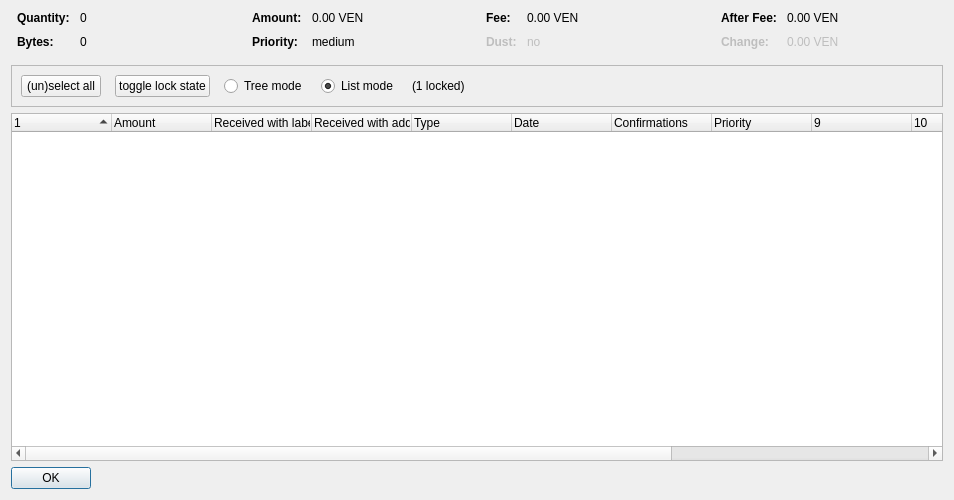
<?xml version="1.0" encoding="UTF-8"?>
<ui version="4.0">
 <class>CoinControlDialog</class>
 <widget class="QDialog" name="CoinControlDialog">
  <property name="geometry">
   <rect>
    <x>0</x>
    <y>0</y>
    <width>954</width>
    <height>500</height>
   </rect>
  </property>
  <property name="windowTitle">
   <string>Coin Selection</string>
  </property>
  <layout class="QVBoxLayout" name="verticalLayout">
   <item>
    <layout class="QHBoxLayout" name="horizontalLayoutTop" stretch="0,0,0,0">
     <property name="topMargin">
      <number>0</number>
     </property>
     <property name="bottomMargin">
      <number>10</number>
     </property>
     <item>
      <layout class="QFormLayout" name="formLayoutCoinControl1">
       <property name="horizontalSpacing">
        <number>10</number>
       </property>
       <property name="verticalSpacing">
        <number>10</number>
       </property>
       <property name="leftMargin">
        <number>6</number>
       </property>
       <property name="rightMargin">
        <number>6</number>
       </property>
       <item row="0" column="0">
        <widget class="QLabel" name="labelCoinControlQuantityText">
         <property name="font">
          <font>
           <weight>75</weight>
           <bold>true</bold>
          </font>
         </property>
         <property name="text">
          <string>Quantity:</string>
         </property>
        </widget>
       </item>
       <item row="0" column="1">
        <widget class="QLabel" name="labelCoinControlQuantity">
         <property name="cursor">
          <cursorShape>IBeamCursor</cursorShape>
         </property>
         <property name="contextMenuPolicy">
          <enum>Qt::ActionsContextMenu</enum>
         </property>
         <property name="text">
          <string notr="true">0</string>
         </property>
         <property name="textInteractionFlags">
          <set>Qt::LinksAccessibleByMouse|Qt::TextSelectableByKeyboard|Qt::TextSelectableByMouse</set>
         </property>
        </widget>
       </item>
       <item row="1" column="0">
        <widget class="QLabel" name="labelCoinControlBytesText">
         <property name="font">
          <font>
           <weight>75</weight>
           <bold>true</bold>
          </font>
         </property>
         <property name="text">
          <string>Bytes:</string>
         </property>
        </widget>
       </item>
       <item row="1" column="1">
        <widget class="QLabel" name="labelCoinControlBytes">
         <property name="cursor">
          <cursorShape>IBeamCursor</cursorShape>
         </property>
         <property name="contextMenuPolicy">
          <enum>Qt::ActionsContextMenu</enum>
         </property>
         <property name="text">
          <string notr="true">0</string>
         </property>
         <property name="textInteractionFlags">
          <set>Qt::LinksAccessibleByMouse|Qt::TextSelectableByKeyboard|Qt::TextSelectableByMouse</set>
         </property>
        </widget>
       </item>
      </layout>
     </item>
     <item>
      <layout class="QFormLayout" name="formLayoutCoinControl2">
       <property name="horizontalSpacing">
        <number>10</number>
       </property>
       <property name="verticalSpacing">
        <number>10</number>
       </property>
       <property name="leftMargin">
        <number>6</number>
       </property>
       <property name="rightMargin">
        <number>6</number>
       </property>
       <item row="0" column="0">
        <widget class="QLabel" name="labelCoinControlAmountText">
         <property name="font">
          <font>
           <weight>75</weight>
           <bold>true</bold>
          </font>
         </property>
         <property name="text">
          <string>Amount:</string>
         </property>
        </widget>
       </item>
       <item row="0" column="1">
        <widget class="QLabel" name="labelCoinControlAmount">
         <property name="cursor">
          <cursorShape>IBeamCursor</cursorShape>
         </property>
         <property name="contextMenuPolicy">
          <enum>Qt::ActionsContextMenu</enum>
         </property>
         <property name="text">
          <string notr="true">0.00 VEN</string>
         </property>
         <property name="textInteractionFlags">
          <set>Qt::LinksAccessibleByMouse|Qt::TextSelectableByKeyboard|Qt::TextSelectableByMouse</set>
         </property>
        </widget>
       </item>
       <item row="1" column="0">
        <widget class="QLabel" name="labelCoinControlPriorityText">
         <property name="font">
          <font>
           <weight>75</weight>
           <bold>true</bold>
          </font>
         </property>
         <property name="text">
          <string>Priority:</string>
         </property>
        </widget>
       </item>
       <item row="1" column="1">
        <widget class="QLabel" name="labelCoinControlPriority">
         <property name="cursor">
          <cursorShape>IBeamCursor</cursorShape>
         </property>
         <property name="contextMenuPolicy">
          <enum>Qt::ActionsContextMenu</enum>
         </property>
         <property name="text">
          <string>medium</string>
         </property>
         <property name="textInteractionFlags">
          <set>Qt::LinksAccessibleByMouse|Qt::TextSelectableByKeyboard|Qt::TextSelectableByMouse</set>
         </property>
        </widget>
       </item>
      </layout>
     </item>
     <item>
      <layout class="QFormLayout" name="formLayoutCoinControl3">
       <property name="horizontalSpacing">
        <number>10</number>
       </property>
       <property name="verticalSpacing">
        <number>10</number>
       </property>
       <property name="leftMargin">
        <number>6</number>
       </property>
       <property name="rightMargin">
        <number>6</number>
       </property>
       <item row="0" column="0">
        <widget class="QLabel" name="labelCoinControlFeeText">
         <property name="font">
          <font>
           <weight>75</weight>
           <bold>true</bold>
          </font>
         </property>
         <property name="text">
          <string>Fee:</string>
         </property>
        </widget>
       </item>
       <item row="0" column="1">
        <widget class="QLabel" name="labelCoinControlFee">
         <property name="cursor">
          <cursorShape>IBeamCursor</cursorShape>
         </property>
         <property name="contextMenuPolicy">
          <enum>Qt::ActionsContextMenu</enum>
         </property>
         <property name="text">
          <string notr="true">0.00 VEN</string>
         </property>
         <property name="textInteractionFlags">
          <set>Qt::LinksAccessibleByMouse|Qt::TextSelectableByKeyboard|Qt::TextSelectableByMouse</set>
         </property>
        </widget>
       </item>
       <item row="1" column="0">
        <widget class="QLabel" name="labelCoinControlLowOutputText">
         <property name="enabled">
          <bool>false</bool>
         </property>
         <property name="font">
          <font>
           <weight>75</weight>
           <bold>true</bold>
          </font>
         </property>
         <property name="text">
          <string>Dust:</string>
         </property>
        </widget>
       </item>
       <item row="1" column="1">
        <widget class="QLabel" name="labelCoinControlLowOutput">
         <property name="enabled">
          <bool>false</bool>
         </property>
         <property name="cursor">
          <cursorShape>IBeamCursor</cursorShape>
         </property>
         <property name="contextMenuPolicy">
          <enum>Qt::ActionsContextMenu</enum>
         </property>
         <property name="text">
          <string>no</string>
         </property>
         <property name="textInteractionFlags">
          <set>Qt::LinksAccessibleByMouse|Qt::TextSelectableByKeyboard|Qt::TextSelectableByMouse</set>
         </property>
        </widget>
       </item>
      </layout>
     </item>
     <item>
      <layout class="QFormLayout" name="formLayoutCoinControl4">
       <property name="horizontalSpacing">
        <number>10</number>
       </property>
       <property name="verticalSpacing">
        <number>10</number>
       </property>
       <property name="leftMargin">
        <number>6</number>
       </property>
       <property name="rightMargin">
        <number>6</number>
       </property>
       <item row="0" column="0">
        <widget class="QLabel" name="labelCoinControlAfterFeeText">
         <property name="font">
          <font>
           <weight>75</weight>
           <bold>true</bold>
          </font>
         </property>
         <property name="text">
          <string>After Fee:</string>
         </property>
        </widget>
       </item>
       <item row="0" column="1">
        <widget class="QLabel" name="labelCoinControlAfterFee">
         <property name="cursor">
          <cursorShape>IBeamCursor</cursorShape>
         </property>
         <property name="contextMenuPolicy">
          <enum>Qt::ActionsContextMenu</enum>
         </property>
         <property name="text">
          <string notr="true">0.00 VEN</string>
         </property>
         <property name="textInteractionFlags">
          <set>Qt::LinksAccessibleByMouse|Qt::TextSelectableByKeyboard|Qt::TextSelectableByMouse</set>
         </property>
        </widget>
       </item>
       <item row="1" column="0">
        <widget class="QLabel" name="labelCoinControlChangeText">
         <property name="enabled">
          <bool>false</bool>
         </property>
         <property name="font">
          <font>
           <weight>75</weight>
           <bold>true</bold>
          </font>
         </property>
         <property name="text">
          <string>Change:</string>
         </property>
        </widget>
       </item>
       <item row="1" column="1">
        <widget class="QLabel" name="labelCoinControlChange">
         <property name="enabled">
          <bool>false</bool>
         </property>
         <property name="cursor">
          <cursorShape>IBeamCursor</cursorShape>
         </property>
         <property name="contextMenuPolicy">
          <enum>Qt::ActionsContextMenu</enum>
         </property>
         <property name="text">
          <string notr="true">0.00 VEN</string>
         </property>
         <property name="textInteractionFlags">
          <set>Qt::LinksAccessibleByMouse|Qt::TextSelectableByKeyboard|Qt::TextSelectableByMouse</set>
         </property>
        </widget>
       </item>
      </layout>
     </item>
    </layout>
   </item>
   <item>
    <widget class="QFrame" name="frame">
     <property name="minimumSize">
      <size>
       <width>0</width>
       <height>40</height>
      </size>
     </property>
     <property name="frameShape">
      <enum>QFrame::StyledPanel</enum>
     </property>
     <property name="frameShadow">
      <enum>QFrame::Sunken</enum>
     </property>
     <layout class="QHBoxLayout" name="horizontalLayout">
      <item>
       <layout class="QHBoxLayout" name="horizontalLayoutPanel" stretch="0,0,0,0,0,0">
        <property name="spacing">
         <number>14</number>
        </property>
        <item>
         <widget class="QPushButton" name="pushButtonSelectAll">
          <property name="sizePolicy">
           <sizepolicy hsizetype="Maximum" vsizetype="Fixed">
            <horstretch>0</horstretch>
            <verstretch>0</verstretch>
           </sizepolicy>
          </property>
          <property name="text">
           <string>(un)select all</string>
          </property>
          <property name="autoDefault">
           <bool>false</bool>
          </property>
         </widget>
        </item>
        <item>
         <widget class="QPushButton" name="pushButtonToggleLock">
          <property name="sizePolicy">
           <sizepolicy hsizetype="Maximum" vsizetype="Fixed">
            <horstretch>0</horstretch>
            <verstretch>0</verstretch>
           </sizepolicy>
          </property>
          <property name="text">
           <string>toggle lock state</string>
          </property>
          <property name="autoDefault">
           <bool>false</bool>
          </property>
         </widget>
        </item>
        <item>
         <widget class="QRadioButton" name="radioTreeMode">
          <property name="sizePolicy">
           <sizepolicy hsizetype="Maximum" vsizetype="Fixed">
            <horstretch>0</horstretch>
            <verstretch>0</verstretch>
           </sizepolicy>
          </property>
          <property name="text">
           <string>Tree mode</string>
          </property>
         </widget>
        </item>
        <item>
         <widget class="QRadioButton" name="radioListMode">
          <property name="sizePolicy">
           <sizepolicy hsizetype="Maximum" vsizetype="Fixed">
            <horstretch>0</horstretch>
            <verstretch>0</verstretch>
           </sizepolicy>
          </property>
          <property name="text">
           <string>List mode</string>
          </property>
          <property name="checked">
           <bool>true</bool>
          </property>
         </widget>
        </item>
        <item>
         <widget class="QLabel" name="labelLocked">
          <property name="text">
           <string>(1 locked)</string>
          </property>
         </widget>
        </item>
        <item>
         <spacer name="horizontalSpacer">
          <property name="orientation">
           <enum>Qt::Horizontal</enum>
          </property>
          <property name="sizeHint" stdset="0">
           <size>
            <width>40</width>
            <height>20</height>
           </size>
          </property>
         </spacer>
        </item>
       </layout>
      </item>
     </layout>
    </widget>
   </item>
   <item>
    <widget class="CoinControlTreeWidget" name="treeWidget">
     <property name="contextMenuPolicy">
      <enum>Qt::CustomContextMenu</enum>
     </property>
     <property name="sortingEnabled">
      <bool>false</bool>
     </property>
     <property name="columnCount">
      <number>13</number>
     </property>
     <attribute name="headerShowSortIndicator" stdset="0">
      <bool>true</bool>
     </attribute>
     <attribute name="headerStretchLastSection">
      <bool>false</bool>
     </attribute>
     <column>
      <property name="text">
       <string/>
      </property>
     </column>
     <column>
      <property name="text">
       <string>Amount</string>
      </property>
     </column>
     <column>
      <property name="text">
       <string>Received with label</string>
      </property>
     </column>
     <column>
      <property name="text">
       <string>Received with address</string>
      </property>
     </column>
     <column>
      <property name="text">
	<string>Type</string>
      </property>
     </column>
     <column>
      <property name="text">	 
       <string>Date</string>
      </property>
     </column>
     <column>
      <property name="text">
       <string>Confirmations</string>
      </property>
      <property name="toolTip">
       <string>Confirmed</string>
      </property>
     </column>
     <column>
      <property name="text">
       <string>Priority</string>
      </property>
     </column>
     <column>
      <property name="text">
       <string/>
      </property>
     </column>
     <column>
      <property name="text">
       <string/>
      </property>
     </column>
     <column>
      <property name="text">
       <string/>
      </property>
     </column>
     <column>
      <property name="text">
       <string/>
      </property>
     </column>
     <column>
      <property name="text">
       <string/>
      </property>
     </column>
    </widget>
   </item>
   <item>
    <widget class="QDialogButtonBox" name="buttonBox">
     <property name="sizePolicy">
      <sizepolicy hsizetype="Maximum" vsizetype="Fixed">
       <horstretch>0</horstretch>
       <verstretch>0</verstretch>
      </sizepolicy>
     </property>
     <property name="orientation">
      <enum>Qt::Horizontal</enum>
     </property>
     <property name="standardButtons">
      <set>QDialogButtonBox::Ok</set>
     </property>
    </widget>
   </item>
  </layout>
 </widget>
 <customwidgets>
  <customwidget>
   <class>CoinControlTreeWidget</class>
   <extends>QTreeWidget</extends>
   <header>coincontroltreewidget.h</header>
  </customwidget>
 </customwidgets>
 <resources/>
 <connections/>
</ui>
